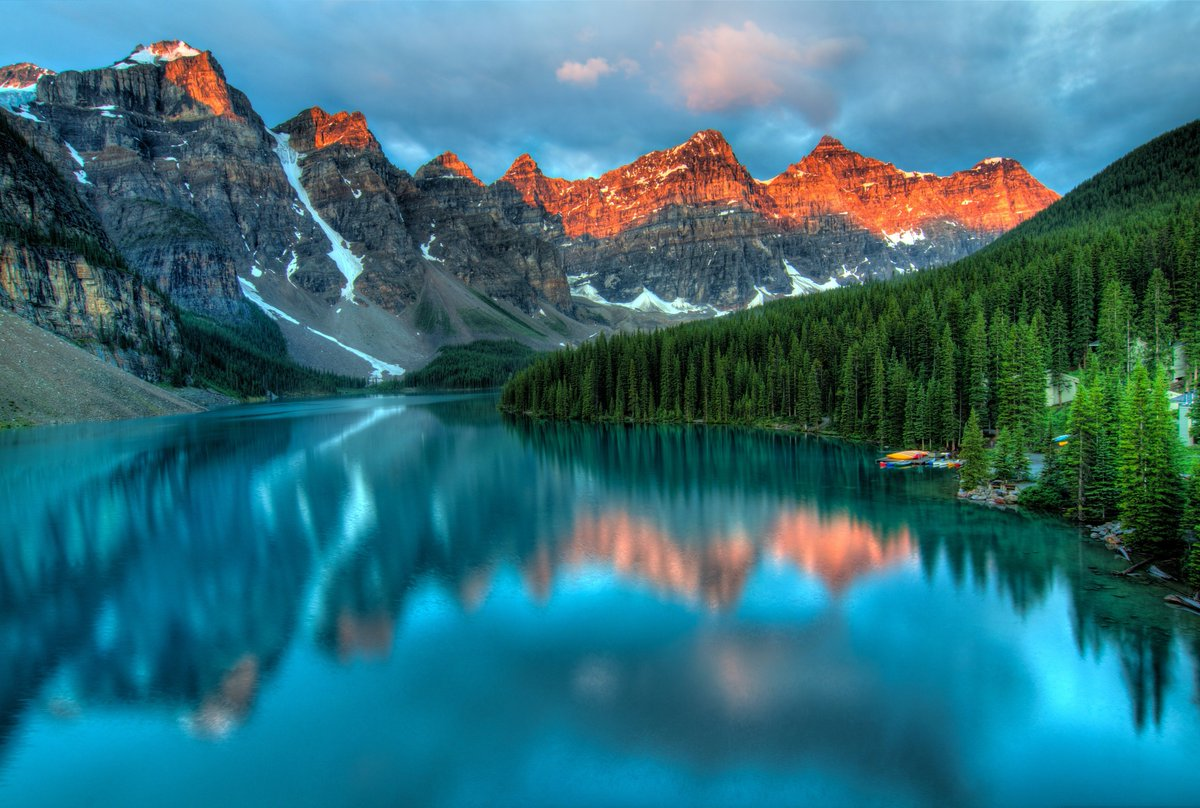
#> input picture hcmus - Toán ứng dụng và thống kê cho Công nghệ thông tin/20127318_P1/view.png, 1200 x 808 px
$ jupyter execute 20127318.ipynb
#> lines starting #> are read from the running program, lines starting #| are printed output that depends on the picture
[cell 1]
## Import thư viện
import numpy as np
import matplotlib.pyplot as plt
from PIL import Image

[cell 2]
## Hàm đọc ảnh và in ảnh ra ngoài màn hình
img_before = Image.open('view.png')
#> img_before is the input picture: PIL image 1200x808 RGB; mean R, G, B 52.5, 111, 122.7
plt.imshow(img_before)
img = np.array(img_before)
img_height, img_width = img.shape[0], img.shape[1]
#> img_height = 808; img_width = 1200
img = img.reshape( img_height*img_width, img.shape[2])

[cell 3]
def kmeans(img_1d, k_clusters, max_iter, init_centroids='random'):
    '''
    K-Means algorithm

    Inputs:
        img_1d : np.ndarray with shape=(height * width, num_channels)
            Original image in 1d array

        k_clusters : int
            Number of clusters

        max_iter : int
            Max iterator

        init_cluster : str
            The way which use to init centroids
            'random' --> centroid has `c` channels, with `c` is initial random in [0,255]
            'in_pixels' --> centroid is a random pixels of original image

    Outputs:
        centroids : np.ndarray with shape=(k_clusters, num_channels)
            Store color centroids

        labels : np.ndarray with shape=(height * width, )
            Store label for pixels (cluster's index on which the pixel belongs)

    '''
#> called with img_1d = array of shape (969600, 3), k_clusters = 3, max_iter = 10, init_centroids = 'random'

    if init_centroids == 'in_pixels':
        centroids = img_1d[np.random.choice(img_1d.shape[0] , size = k_clusters , replace = False)]


    elif init_centroids == 'random':
        centroids = np.random.randint(0,255,size=(k_clusters,img_1d.shape[1]))


    for i in range(max_iter):
        # Gan cho centroids
        d = np.linalg.norm(img_1d - centroids[: , np.newaxis] , axis = 2)
        labels = np.argmin(d , axis = 0)

        # Cap nhat mean
        means = []
        for k in range(k_clusters):
            means.append(img_1d[labels == k].mean(axis = 0))
        means = np.array(means)
        for i in range(k_clusters):
          if len(means[i]) != 0:
            centroids[i] = means[i]
#> after the loop, centroids = [[24, 77, 80], [63, 159, 192], [146, 122, 112]]

    d = np.linalg.norm(img_1d - centroids[: , np.newaxis] , axis = 2)
    labels = np.argmin(d , axis = 0)
    return centroids, labels

[cell 4]
k_cluster = 3
img_after = img.copy()
centroids, labels = kmeans(img_after,k_cluster,10,'random')
#> centroids = [[24, 77, 80], [63, 159, 192], [146, 122, 112]]

## Gan label lai cho anh
for k in range(centroids.shape[0]):
  img_after[labels == k] = centroids[k]

img_after = img_after.astype("uint8")
img_after = img_after.reshape(img_height,img_width,3)
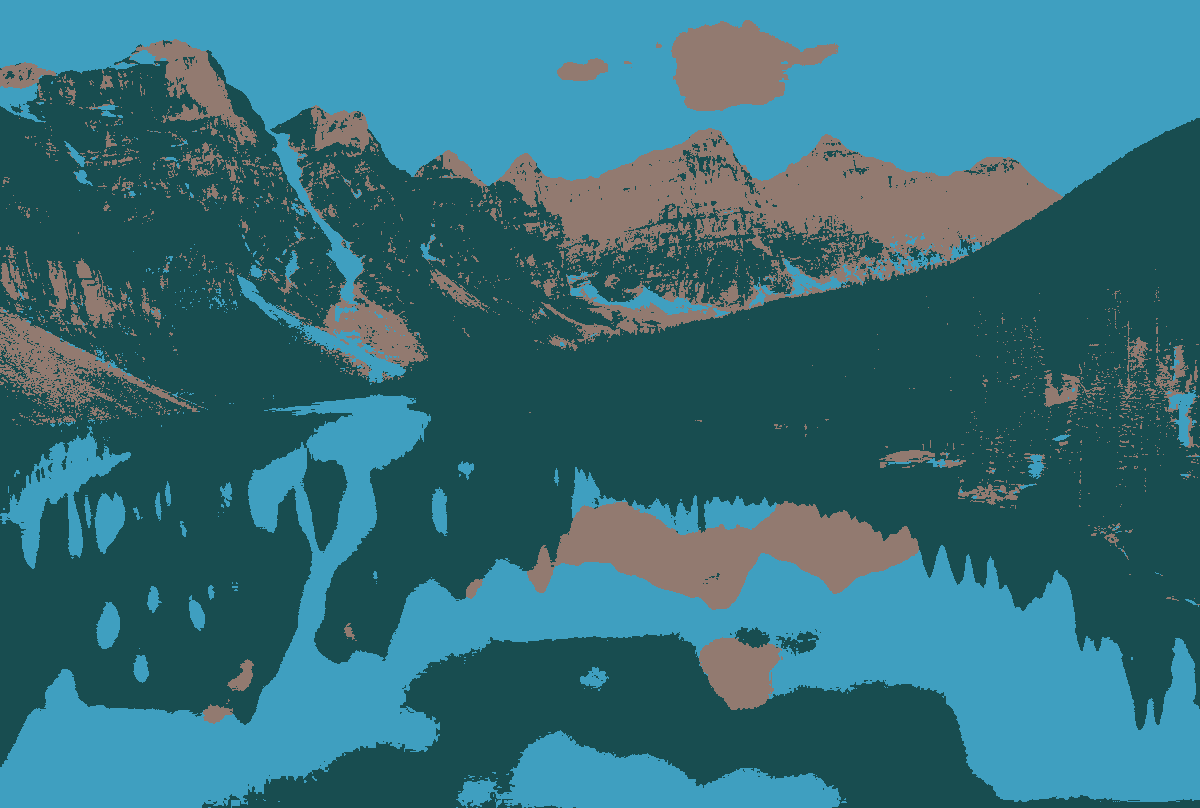
#> img_after: shape (808, 1200, 3); mean of channels 0, 1, 2 52.2, 110.9, 122.8; drawn as R, G, B
plt.imshow(img_after)

[cell 5]
k_cluster = 5
img_after = img.copy()
centroids, labels = kmeans(img_after,k_cluster,10,'random')
#> centroids = [[-9223372036854775808, -9223372036854775808, -9223372036854775808], [27, 63, 54], [167, 115, 95], [107, 174, 205], [22, 117, 143]]

## Gan label lai cho anh
for k in range(centroids.shape[0]):
  img_after[labels == k] = centroids[k]

img_after = img_after.astype("uint8")
img_after = img_after.reshape(img_height,img_width,3)
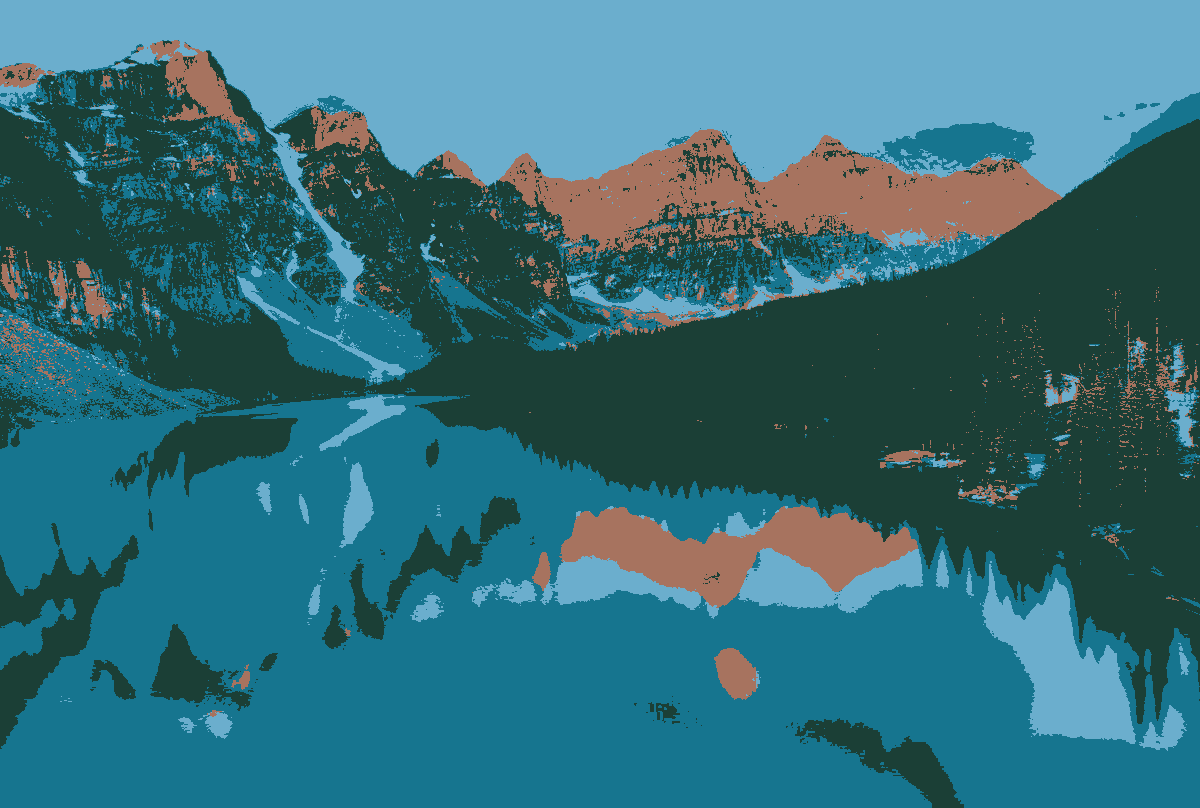
#> img_after: shape (808, 1200, 3); mean of channels 0, 1, 2 52.2, 110.4, 122.2; drawn as R, G, B
plt.imshow(img_after)

[cell 6]
k_cluster = 7
img_after = img.copy()
centroids, labels = kmeans(img_after,k_cluster,10,'random')
#> centroids = [[65, 101, 105], [19, 57, 46], [6, 118, 148], [142, 184, 207], [215, 131, 100], [157, 82, 64], [74, 166, 203]]

## Gan label lai cho anh
for k in range(centroids.shape[0]):
  img_after[labels == k] = centroids[k]

img_after = img_after.astype("uint8")
img_after = img_after.reshape(img_height,img_width,3)
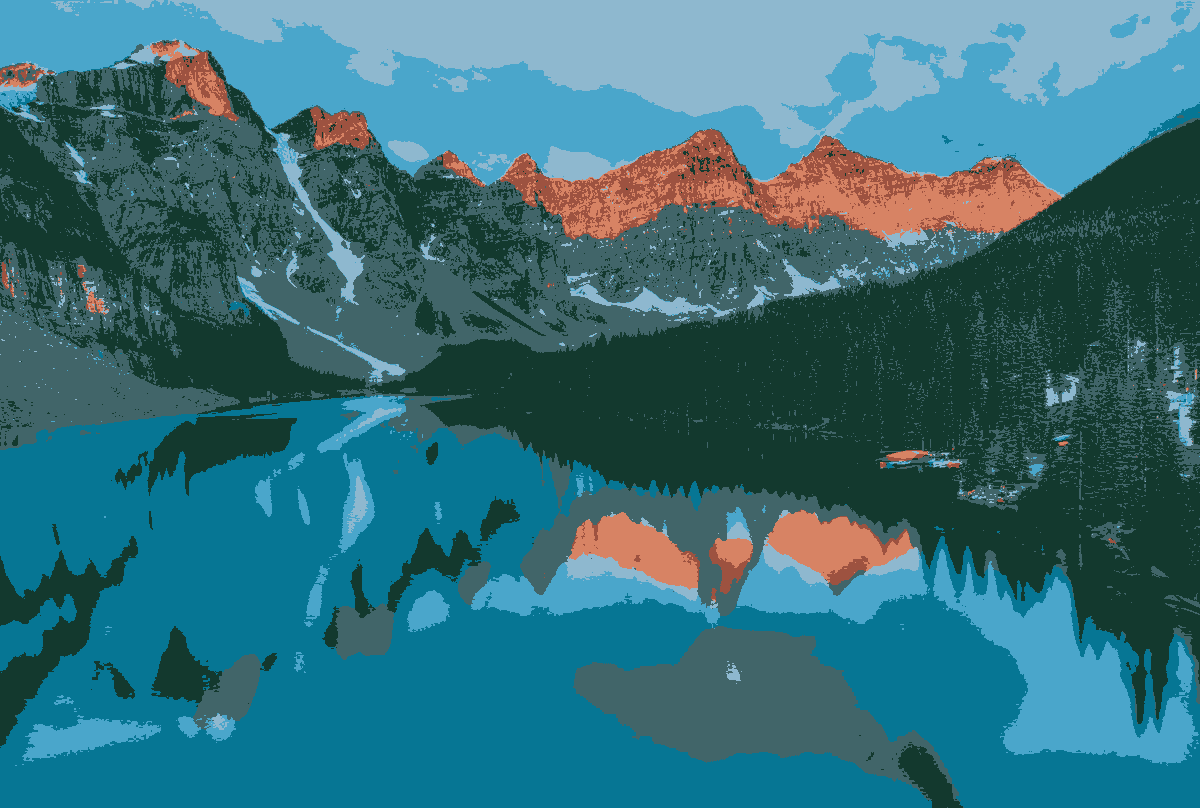
#> img_after: shape (808, 1200, 3); mean of channels 0, 1, 2 52.9, 111.1, 122.6; drawn as R, G, B
plt.imshow(img_after)
